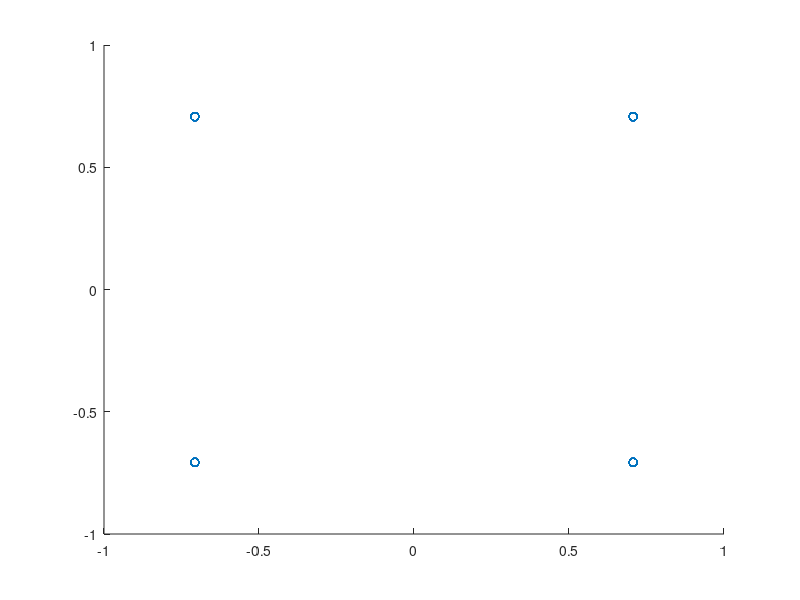
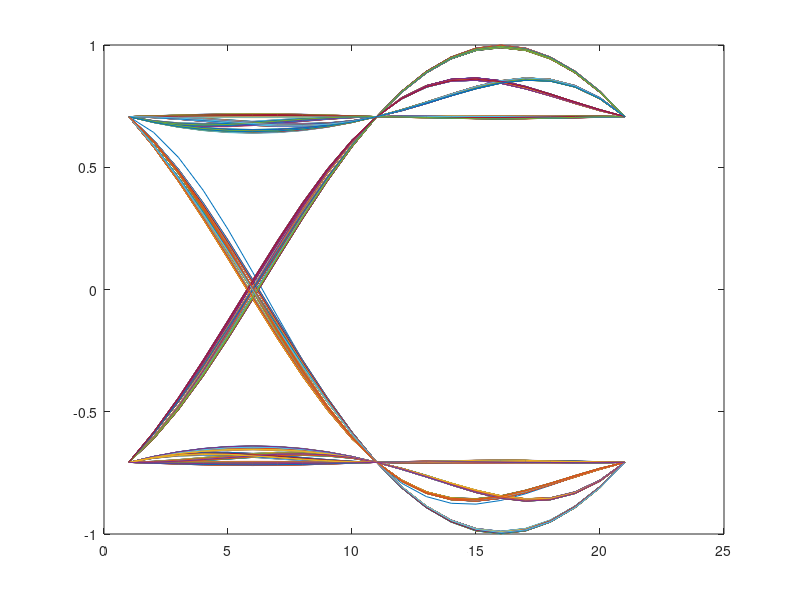
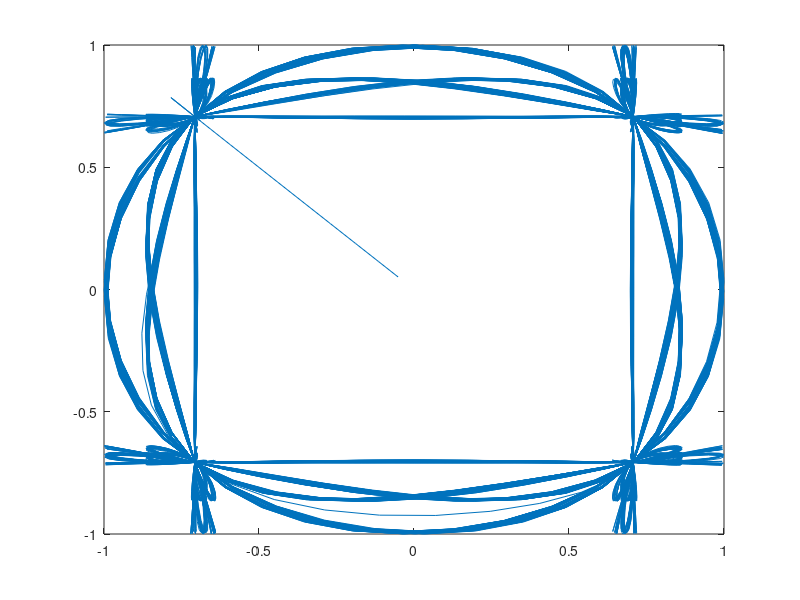
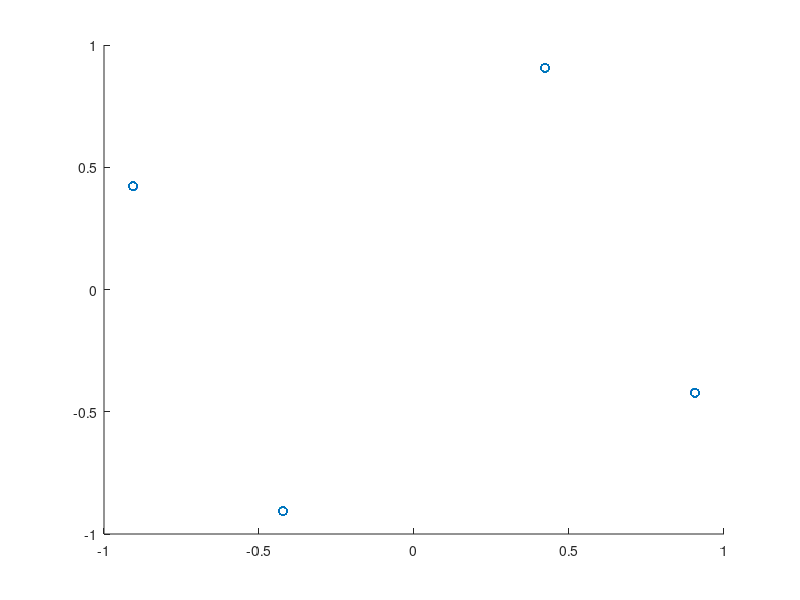

MATLAB code for these plots, in order: (Note: a time limit stopped this script after it produced the figures.)
clc;
clear;
T=1/(10^5);
t=-10*T:T/10:10*T;%샘플링 10^6
t_offset=zeros(1,1999);
Fs=10^6; 
for e=1:1998
t_offset(e+1)=e/Fs;
end
b=0.5;
data_II=zeros(1,2000);
data_QQ=zeros(1,2000);
sym=zeros(1,1999);
sym_2=zeros(1,1999);
sym_3=zeros(1,1999);
sym_4=zeros(1,1999);
data_I=randi([0,1],1,2000)*2-1;
data_Q=randi([0,1],1,2000)*2-1;
for p=1:1000
data_II(p*2-1)=data_I(p);
data_II(p*2)=data_I(p);
data_QQ(p*2-1)=data_Q(p);
data_QQ(p*2)=data_Q(p);
end
for u=1:1999
sym(u)=(data_II(u+1)+(1j)*data_QQ(u))/sqrt(2);
sym_2(u)=(data_II(u+1)+(1j)*data_QQ(u))/sqrt(2)*exp(1j*pi/9);
sym_3(u)=(data_II(u+1)+(1j)*data_QQ(u))/sqrt(2)*exp(1j*2*pi*1000*t_offset(u));
sym_4(u)=real(sym(u))+(1j)*imag(sym_2(u));
end
%%%%%%%%%%%%%%%%%%oversampling
oversample_sym=zeros(1,19990);
oversample_sym_2=zeros(1,19990);
oversample_sym_3=zeros(1,19990);
oversample_sym_4=zeros(1,19990);
for k=1:1999
oversample_sym(10*(k-1)+1)=sym(k);
oversample_sym_2(10*(k-1)+1)=sym_2(k);
oversample_sym_3(10*(k-1)+1)=sym_3(k);
oversample_sym_4(10*(k-1)+1)=sym_4(k);
    for l=2:10
        oversample_sym(10*(k-1)+l)=0;
        oversample_sym_2(10*(k-1)+l)=0;
        oversample_sym_3(10*(k-1)+l)=0;
        oversample_sym_4(10*(k-1)+l)=0;
    end
end

h1_t=sinc(t/T).*cos(pi*b*t/T)./(1-(2*b*t/T).^2);  
filtered=conv(oversample_sym,h1_t, 'same');
filtered_2=conv(oversample_sym_2,h1_t, 'same');
filtered_3=conv(oversample_sym_3,h1_t, 'same');
filtered_4=conv(oversample_sym_4,h1_t, 'same');
downsample_filtered=zeros(1,1999);
downsample_filtered_2=zeros(1,1999);
downsample_filtered_3=zeros(1,1999);
downsample_filtered_4=zeros(1,1999);
for m=1:1999
    downsample_filtered(m)=filtered(m*10-9);
    downsample_filtered_2(m)=filtered_2(m*10-9);
    downsample_filtered_3(m)=filtered_3(m*10-9);
    downsample_filtered_4(m)=filtered_4(m*10-9);
end
%%%%%%%%%%%%%%%%%%%%%%%non offset
figure(1) %%space diagram
dI=real(downsample_filtered);
dQ=imag(downsample_filtered);
scatter(dI,dQ);
figure(2) %%eye pattern
L=length(sym);
for p=1:(L/2-1)
   R=real(filtered(p*20-19:p*20+1));
   plot(R)
   hold on
end
figure(3)
plot(filtered); %%4번
%%%%%%%%%%%%%%%%%%%%%%%%%%%%%%%phase offset = 20
figure(4) %%space diagram
dI_2=real(downsample_filtered_2);
dQ_2=imag(downsample_filtered_2);
scatter(dI_2,dQ_2);
figure(5) %%eye pattern
L=length(sym);
for p=1:(L/2-1)
   R=real(filtered_2(p*20-19:p*20+1));
   plot(R)
   hold on
end
figure(6)
plot(filtered_2);
%%%%%%%%%%%%%%%%%%%%%%%%%%%%%%frequency offset =1000hz
figure(7) %%space diagram
dI_3=real(downsample_filtered_3);
dQ_3=imag(downsample_filtered_3);
scatter(dI_3,dQ_3);
figure(8) %%eye pattern
L=length(sym);
for p=1:(L/2-1)
   R=real(filtered_3(p*20-19:p*20+1));
   plot(R)
   hold on
end
figure(9)
plot(filtered_3);
%%%%%%%%%%%%%%%%%%%%%%%%%%%%%%%%%imbalance
figure(10) %%space diagram
dI_4=real(downsample_filtered_4);
dQ_4=imag(downsample_filtered_4);
scatter(dI_4,dQ_4);
figure(11) %%eye pattern
L=length(sym);
for p=1:(L/2-1)
   R=imag(filtered_4(p*20-19:p*20+1));
   plot(R)
   hold on
end
figure(12)
plot(filtered_4);
